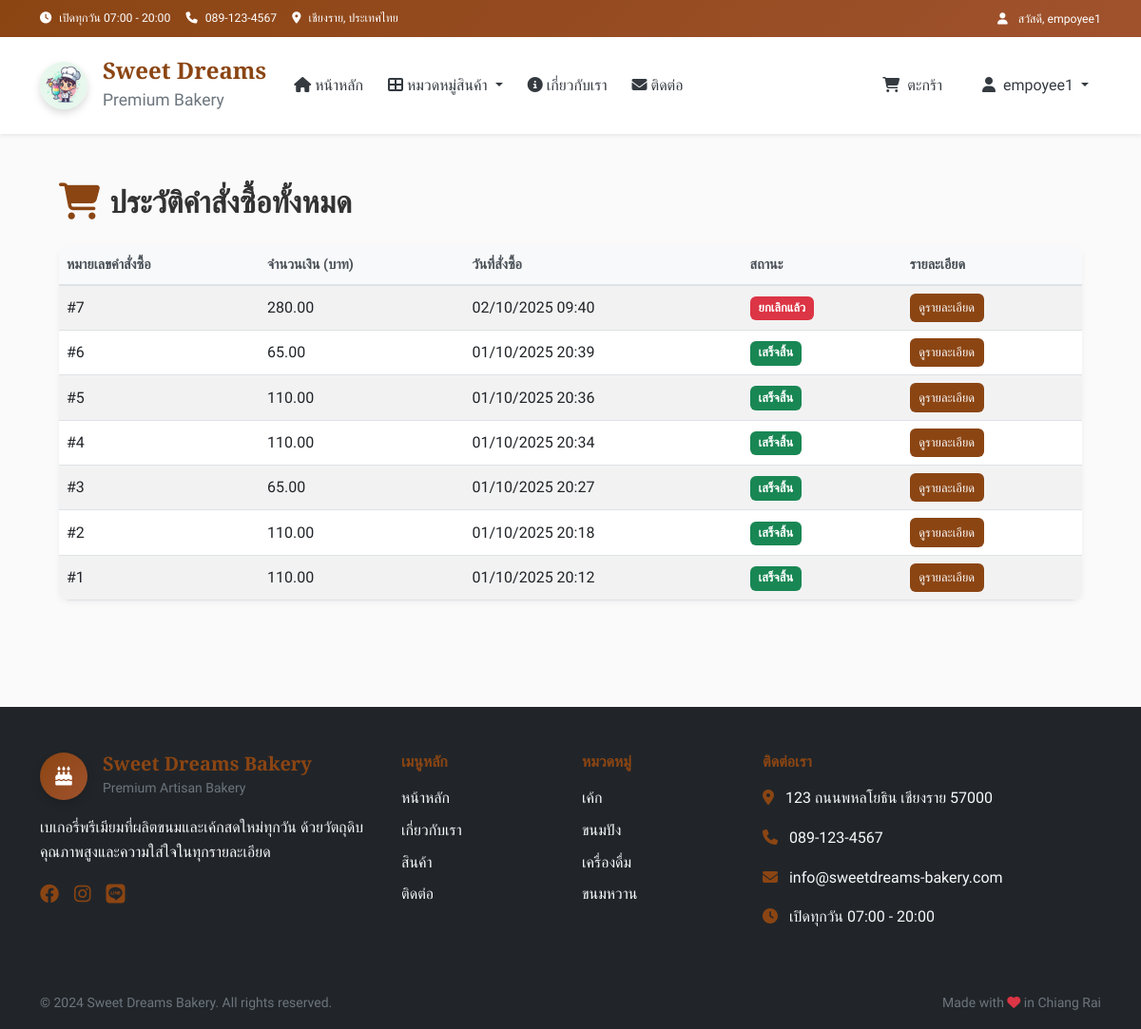
The page /admin/order_history (signed in) on the database as committed earlier.
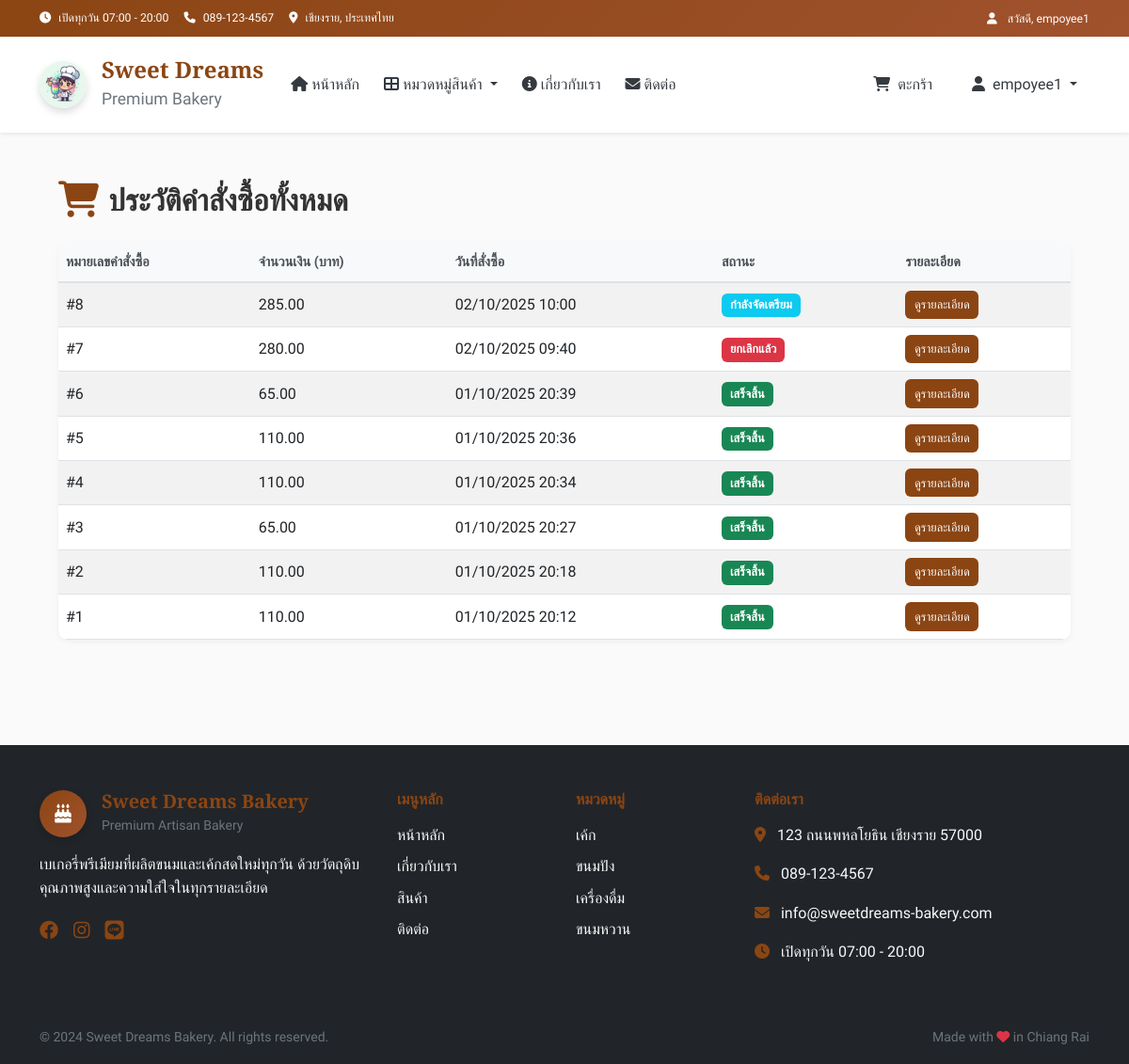
The same page on the database as committed later.
### tables this page shows
CREATE TABLE orders (
        id INTEGER PRIMARY KEY AUTOINCREMENT,
        user_id INTEGER,
        total_amount DECIMAL(10,2) NOT NULL,
        status TEXT DEFAULT 'pending',
        customer_name TEXT NOT NULL,
        customer_phone TEXT NOT NULL,
        customer_address TEXT,
        cancelled_at DATETIME,
        payment_method TEXT DEFAULT 'cod',
        notes TEXT,
        delivery_method TEXT DEFAULT 'delivery',
        created_at TIMESTAMP DEFAULT CURRENT_TIMESTAMP,
        FOREIGN KEY (user_id) REFERENCES users (id)
    );

CREATE TABLE categories (
        id INTEGER PRIMARY KEY AUTOINCREMENT,
        name TEXT UNIQUE NOT NULL,
        name_en TEXT,
        icon TEXT,
        description TEXT,
        display_order INTEGER DEFAULT 0
    );

### app.py (the view)
@app.route("/admin/order_history")
def admin_order_history():
    if session.get('role') != 'admin':
        flash("คุณไม่มีสิทธิ์เข้าถึงหน้านี้", "danger")
        return redirect(url_for("index"))
    conn = get_db_connection()
    orders = conn.execute("""
        SELECT o.*, u.username, u.email
        FROM orders o
        JOIN users u ON o.user_id = u.id
        ORDER BY o.created_at DESC
    """).fetchall()
    conn.close()
    return render_template("admin_order_history.html", orders=orders)

### app.py (called while the page is built)
@app.template_filter('to_bangkok')
def to_bangkok_filter(value, fmt='%d/%m/%Y %H:%M'):
    if not value:
        return "N/A"
    if isinstance(value, str):
        try:
            value = datetime.fromisoformat(value)
        except ValueError:
            return value
    dt = value.replace(tzinfo=ZoneInfo("UTC")).astimezone(ZoneInfo("Asia/Bangkok"))
    return dt.strftime(fmt)

def get_db_connection():
    conn = sqlite3.connect(DB_NAME)
    conn.row_factory = sqlite3.Row
    return conn

def get_categories():
    conn = get_db_connection()
    categories = conn.execute(
        "SELECT * FROM categories ORDER BY display_order"
    ).fetchall()
    conn.close()
    return categories

def get_cart_total():
    cart = session.get('cart', {})
    total_items = sum(item['quantity'] for item in cart.values())
    total_price = sum(item['quantity'] * item['price'] for item in cart.values())
    return total_items, total_price

### templates/admin_order_history.html (shortened to what this page needs)
{% extends "layout.html" %}
{% block extra_css %}
<link rel="stylesheet" href="{{ url_for('static', filename='css/admin_orders_his.css') }}">
{% endblock %}
{% block content %}
<div class="orders-page">
    <div class="container py-5">
        <h2 class="mb-4">
            {% if is_admin %}
                รายการคำสั่งซื้อทั้งหมด
            {% else %}
                ประวัติคำสั่งซื้อทั้งหมด
            {% endif %}
        </h2>
        {% if orders %}
        <table class="table table-striped align-middle">
            <thead>
                <tr>
                    <th>หมายเลขคำสั่งซื้อ</th>
                    <th>จำนวนเงิน (บาท)</th>
                    <th>วันที่สั่งซื้อ</th>
                    <th>สถานะ</th>
                    <th>รายละเอียด</th>
                </tr>
            </thead>
            <tbody>
                {% for order in orders %}
                <tr>
                    <td>#{{ order.id }}</td>
                    <td>{{ "%.2f"|format(order.total_amount) }}</td>
                    <td>{{ order.created_at | to_bangkok }}</td>
                    <td>
                        {% if order.status == 'pending' %}
                            <span class="badge bg-warning text-dark">รอดำเนินการ</span>
                        {% elif order.status == 'processing' %}
                            <span class="badge bg-info text-white">กำลังจัดเตรียม</span>
                        {% elif order.status == 'completed' %}
                            <span class="badge bg-success text-white">เสร็จสิ้น</span>
                        {% elif order.status == 'cancelled' %}
                            <span class="badge bg-danger text-white">ยกเลิกแล้ว</span>
                        {% else %}
                            <span class="badge bg-secondary text-white">{{ order.status }}</span>
                        {% endif %}
                    </td>
                    <td>
                        <a href="{{ url_for('order_detail', order_id=order.id) }}" class="btn btn-sm btn-primary">
                            ดูรายละเอียด
                        </a>
                    </td>
                </tr>
                {% endfor %}
            </tbody>
        </table>
        {% else %}
        <p>{% if is_admin %}ยังไม่มีคำสั่งซื้อใด{% else %}คุณยังไม่มีคำสั่งซื้อ{% endif %}</p>
        {% endif %}
    </div>
</div>
{% endblock %}

### templates/layout.html (shortened to what the changed rows need)
<!DOCTYPE html>
<html lang="th" data-bs-theme="light">
<head>
    <link href="https://cdn.jsdelivr.net/npm/bootstrap@5.0.2/dist/css/bootstrap.min.css" rel="stylesheet">
    <link rel="stylesheet" href="https://cdnjs.cloudflare.com/ajax/libs/font-awesome/6.4.0/css/all.min.css">
    <link rel="stylesheet" href="{{ url_for('static', filename='css/main.css') }}">
    {% if session.get('role') == 'admin' %}
    <link rel="stylesheet" href="{{ url_for('static', filename='css/admin.css') }}">
    {% endif %}
    {% block extra_css %}{% endblock %}
</head>
<body>
    <main>
        {% block content %}{% endblock %}
    </main>
    <footer class="bg-dark text-white mt-5">
        <div class="container py-5">
            <div class="row gy-4">
                <div class="col-lg-2 col-md-6">
                    <ul class="list-unstyled">
                        {% if categories %}
                            {% for category in categories[:4] %}
                            <li class="mb-2">
                                <a href="{{ url_for('category_by_id', category_id=category.id) }}" class="text-light text-decoration-none">
                                    {{ category.name }}
                                </a>
                            </li>
                            {% endfor %}
                        {% endif %}
                    </ul>
                </div>
            </div>
        </div>
    </footer>
</body>
</html>

Rows that differ between the two databases and show on the page:
added orders: id "8", total_amount "285.00", created_at|to_bangkok "02/10/2025 10:00", status "กำลังจัดเตรียม"
